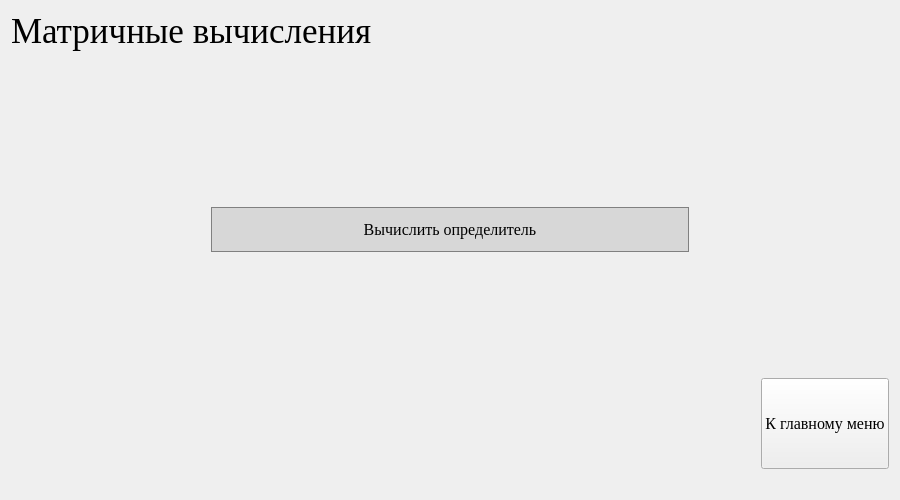
<?xml version="1.0" encoding="UTF-8"?>
<ui version="4.0">
 <class>matrix</class>
 <widget class="QDialog" name="matrix">
  <property name="geometry">
   <rect>
    <x>0</x>
    <y>0</y>
    <width>900</width>
    <height>500</height>
   </rect>
  </property>
  <property name="windowTitle">
   <string>Matrix</string>
  </property>
  <layout class="QGridLayout" name="gridLayout">
   <item row="0" column="0">
    <widget class="QLabel" name="label_2">
     <property name="font">
      <font>
       <family>Times New Roman</family>
       <pointsize>26</pointsize>
      </font>
     </property>
     <property name="styleSheet">
      <string notr="true">QLabel {
	qproperty-alignment: 'AlignVCenter | AlignCenter';
}</string>
     </property>
     <property name="text">
      <string>Матричные вычисления</string>
     </property>
     <property name="margin">
      <number>20</number>
     </property>
    </widget>
   </item>
   <item row="1" column="0">
    <layout class="QVBoxLayout" name="verticalLayout">
     <item>
      <spacer name="verticalSpacer_2">
       <property name="orientation">
        <enum>Qt::Vertical</enum>
       </property>
       <property name="sizeType">
        <enum>QSizePolicy::Preferred</enum>
       </property>
       <property name="sizeHint" stdset="0">
        <size>
         <width>100</width>
         <height>150</height>
        </size>
       </property>
      </spacer>
     </item>
     <item>
      <layout class="QHBoxLayout" name="horizontalLayout_2">
       <property name="leftMargin">
        <number>100</number>
       </property>
       <property name="rightMargin">
        <number>100</number>
       </property>
       <item>
        <spacer name="horizontalSpacer_3">
         <property name="orientation">
          <enum>Qt::Horizontal</enum>
         </property>
         <property name="sizeType">
          <enum>QSizePolicy::Preferred</enum>
         </property>
         <property name="sizeHint" stdset="0">
          <size>
           <width>100</width>
           <height>45</height>
          </size>
         </property>
        </spacer>
       </item>
       <item>
        <widget class="QPushButton" name="pushButton_matrix_det">
         <property name="sizePolicy">
          <sizepolicy hsizetype="Preferred" vsizetype="Preferred">
           <horstretch>0</horstretch>
           <verstretch>0</verstretch>
          </sizepolicy>
         </property>
         <property name="font">
          <font>
           <family>Times New Roman</family>
           <pointsize>12</pointsize>
          </font>
         </property>
         <property name="styleSheet">
          <string notr="true">QPushButton {
  background-color: rgb(215, 215, 215);
  border: 1px solid gray;
}
QPushButton:pressed {
    background-color: qlineargradient(x1: 0, y1: 0, x2: 0, y2: 1,
                                      stop: 0 #BEBEBE, stop: 1 #D7D7D7);
}</string>
         </property>
         <property name="text">
          <string>Вычислить определитель</string>
         </property>
        </widget>
       </item>
       <item>
        <spacer name="horizontalSpacer_2">
         <property name="orientation">
          <enum>Qt::Horizontal</enum>
         </property>
         <property name="sizeType">
          <enum>QSizePolicy::Preferred</enum>
         </property>
         <property name="sizeHint" stdset="0">
          <size>
           <width>100</width>
           <height>45</height>
          </size>
         </property>
        </spacer>
       </item>
      </layout>
     </item>
    </layout>
   </item>
   <item row="3" column="0">
    <layout class="QHBoxLayout" name="horizontalLayout">
     <property name="bottomMargin">
      <number>20</number>
     </property>
     <item>
      <spacer name="horizontalSpacer">
       <property name="orientation">
        <enum>Qt::Horizontal</enum>
       </property>
       <property name="sizeHint" stdset="0">
        <size>
         <width>40</width>
         <height>20</height>
        </size>
       </property>
      </spacer>
     </item>
     <item>
      <widget class="QPushButton" name="pushButton">
       <property name="sizePolicy">
        <sizepolicy hsizetype="Preferred" vsizetype="Expanding">
         <horstretch>0</horstretch>
         <verstretch>0</verstretch>
        </sizepolicy>
       </property>
       <property name="font">
        <font>
         <family>Times New Roman</family>
         <pointsize>12</pointsize>
        </font>
       </property>
       <property name="text">
        <string>К главному меню</string>
       </property>
      </widget>
     </item>
    </layout>
   </item>
   <item row="2" column="0">
    <spacer name="verticalSpacer">
     <property name="orientation">
      <enum>Qt::Vertical</enum>
     </property>
     <property name="sizeType">
      <enum>QSizePolicy::Fixed</enum>
     </property>
     <property name="sizeHint" stdset="0">
      <size>
       <width>20</width>
       <height>120</height>
      </size>
     </property>
    </spacer>
   </item>
  </layout>
 </widget>
 <resources/>
 <connections/>
</ui>
